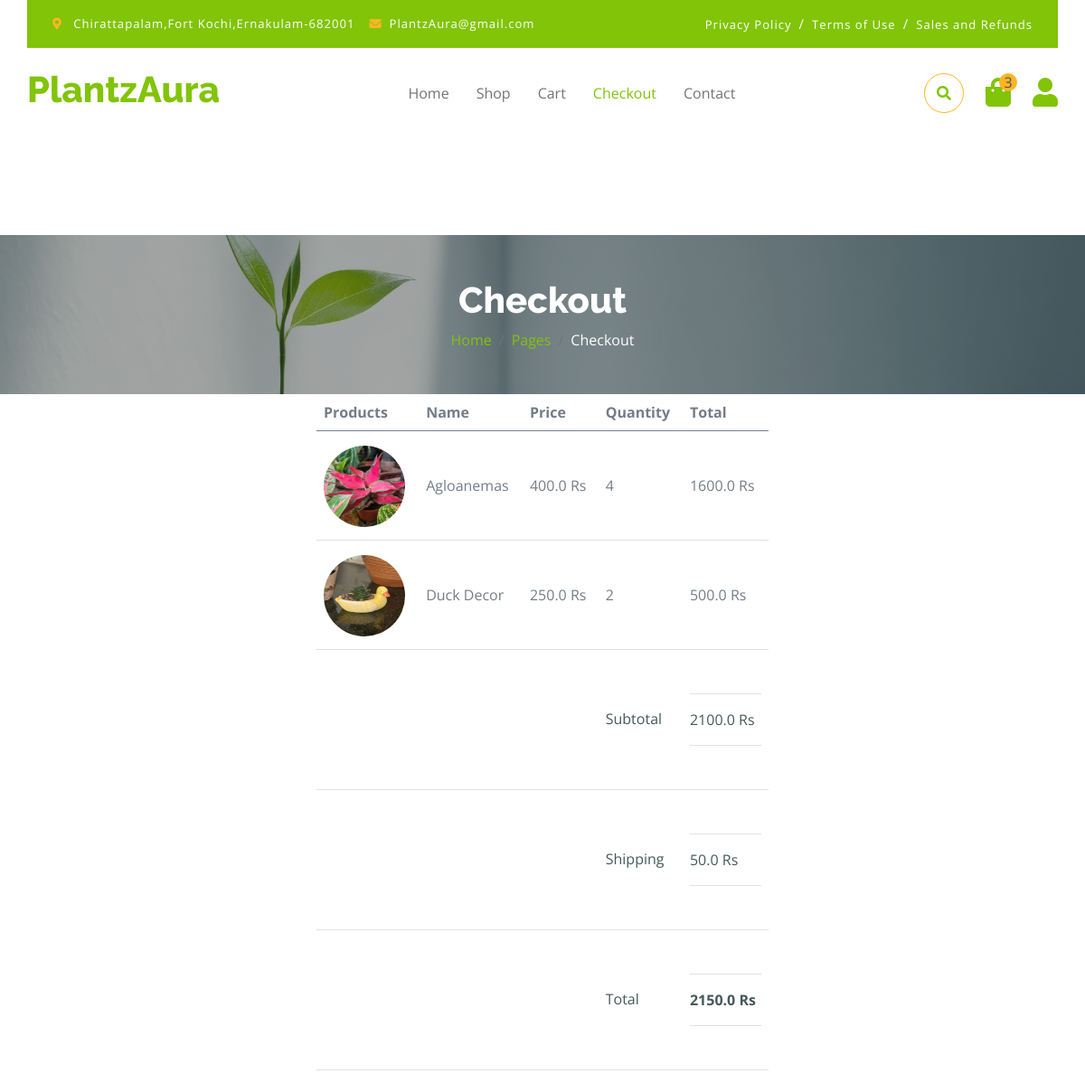
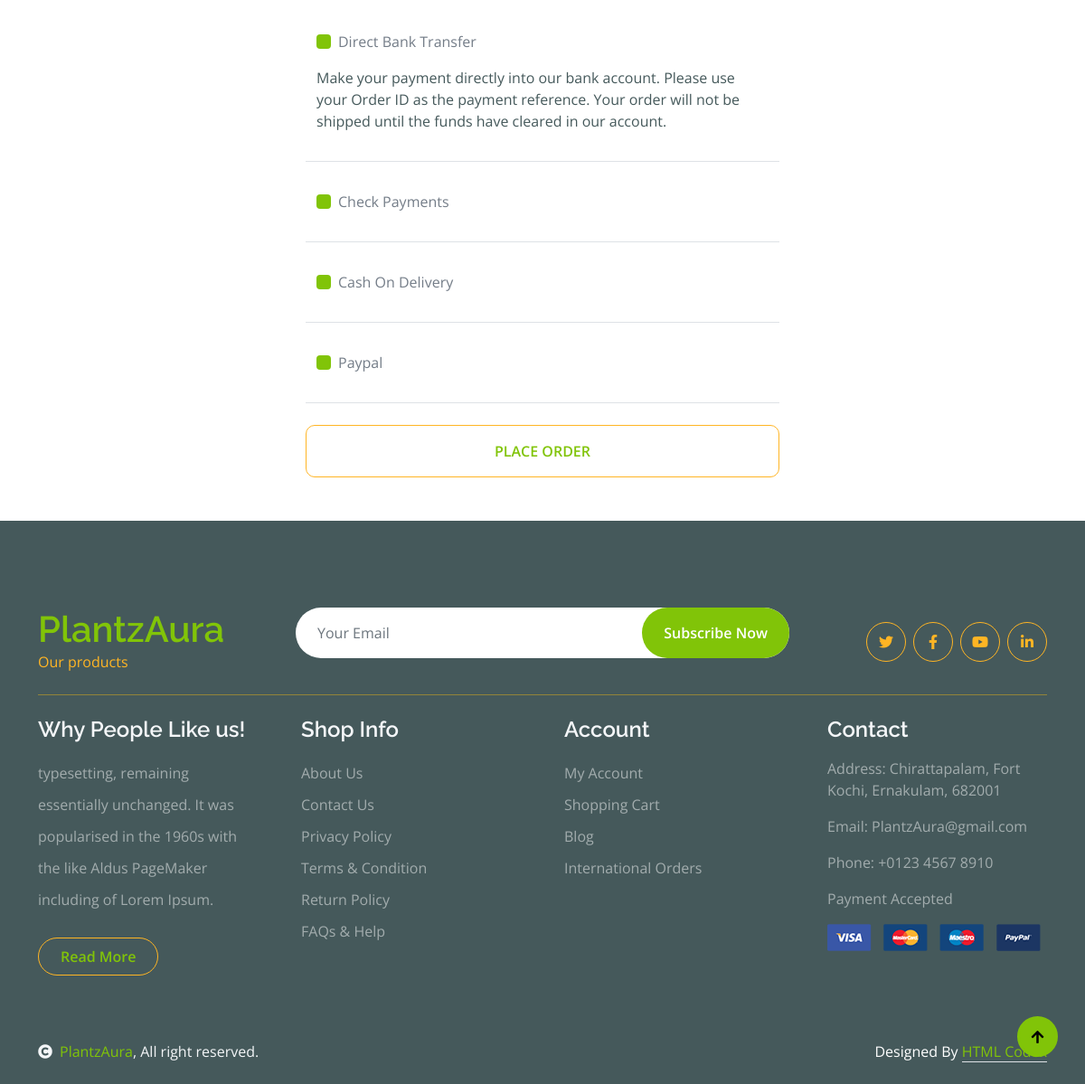
The page /checkout/ (signed in) on the database its author committed (2 pictures, top to bottom).
### App/models.py (models this page shows, shortened)
class CartItem(models.Model):
    quantity = models.PositiveIntegerField(default=1)
    added_on = models.DateTimeField(auto_now_add=True)
    user = models.ForeignKey(settings.AUTH_USER_MODEL, on_delete=models.CASCADE)
    product = models.ForeignKey(Product, on_delete=models.CASCADE)
    class Meta:
        unique_together = ('user', 'product')
    def total_price(self):
        try:
            return float(self.product.price) * int(self.quantity)
        except:
            return 0.0

class Product(models.Model):
    name = models.CharField(max_length=200)
    description = models.TextField()
    price = models.FloatField()  # changed from DecimalField to FloatField
    stock = models.IntegerField()
    image = models.ImageField(upload_to='products', null=True, blank=True)
    category = models.CharField(
        max_length=20,
        choices=[
            ('ordinary', 'Ordinary Plants'),
            ('exotic', 'Exotic'),
            ('fertilizer', 'Fertilizers & Accessories'),
            ('decor', 'Decor'),
        ],
        default='ordinary'
    )
    created_at = models.DateTimeField(auto_now_add=True)
    updated_at = models.DateTimeField(auto_now=True)

### App/views.py (the view)
# urls.py: path('checkout/',views.checkout, name='checkout'),
@login_required
def checkout(request):
    cart_items = CartItem.objects.filter(user=request.user)
    for item in cart_items:
        item.grand_total = float(item.product.price) * float(item.quantity)
    subtotal = sum(item.grand_total for item in cart_items)
    shipping = 50.0
    grand_total = subtotal + shipping
    return render(request, 'checkout.html', {
        'cart_items': cart_items,
        'subtotal': subtotal,
        'shipping': shipping,
        'grand_total': grand_total,
    })

### Templates/checkout.html (shortened to what this page needs)
<!DOCTYPE html>
<html lang="en">
{% load static %}
<head>
    <link rel="stylesheet" href="https://use.fontawesome.com/releases/v5.15.4/css/all.css" />
    <link href="https://cdn.jsdelivr.net/npm/bootstrap-icons@1.4.1/font/bootstrap-icons.css" rel="stylesheet">
    <link href="{% static 'lib/lightbox/css/lightbox.min.css' %}" rel="stylesheet">
    <link href="{% static 'lib/owlcarousel/assets/owl.carousel.min.css' %}" rel="stylesheet">
    <link href="{% static 'css/bootstrap.min.css' %}" rel="stylesheet">
    <link href="{% static 'css/style.css' %}" rel="stylesheet">
</head>
<body>
    <div class="container-fluid fixed-top">
        <div class="container topbar bg-primary d-none d-lg-block">
            <div class="d-flex justify-content-between">
                <div class="top-info ps-2">
                    <small class="me-3"><i class="fas fa-map-marker-alt me-2 text-secondary"></i> <a href="#"
                            class="text-white">Chirattapalam,Fort Kochi,Ernakulam-682001</a></small>
                    <small class="me-3"><i class="fas fa-envelope me-2 text-secondary"></i><a href="#"
                            class="text-white">PlantzAura@gmail.com</a></small>
                </div>
                <div class="top-link pe-2">
                    <a href="#" class="text-white"><small class="text-white mx-2">Privacy Policy</small>/</a>
                    <a href="#" class="text-white"><small class="text-white mx-2">Terms of Use</small>/</a>
                    <a href="#" class="text-white"><small class="text-white ms-2">Sales and Refunds</small></a>
                </div>
            </div>
        </div>
        <div class="container px-0">
            <nav class="navbar navbar-light bg-white navbar-expand-xl">
                <a href="{% url 'index' %}" class="navbar-brand">
                    <h1 class="text-primary display-6">PlantzAura</h1>
                </a>
                <div class="collapse navbar-collapse bg-white" id="navbarCollapse">
                    <div class="navbar-nav mx-auto">
                        <a href="{% url 'index' %}" class="nav-item nav-link">Home</a>
                        <a href="{% url 'shop' %}" class="nav-item nav-link">Shop</a>
                        <a href="{% url 'cart' %}" class="nav-item nav-link">Cart</a>
                        <a href="{% url 'checkout' %}" class="nav-item nav-link active">Checkout</a>
                        <a href="{% url 'contact' %}" class="nav-item nav-link">Contact</a>
                    </div>
                    <div class="d-flex m-3 me-0">
                        <button
                            class="btn-search btn border border-secondary btn-md-square rounded-circle bg-white me-4"
                            data-bs-toggle="modal" data-bs-target="#searchModal"><i
                                class="fas fa-search text-primary"></i></button>
                        <a href="{% url 'cart' %}" class="position-relative me-4 my-auto">
                            <i class="fa fa-shopping-bag fa-2x"></i>
                            <span
                                class="position-absolute bg-secondary rounded-circle d-flex align-items-center justify-content-center text-dark px-1"
                                style="top: -5px; left: 15px; height: 20px; min-width: 20px;">3</span>
                        </a>
                        <a href="{% url 'user_profile' %}" class="my-auto">
                            <i class="fas fa-user fa-2x"></i>
                        </a>
                    </div>
                </div>
            </nav>
        </div>
    </div>
    <div class="container-fluid page-header py-5">
        <h1 class="text-center text-white display-6">Checkout</h1>
        <ol class="breadcrumb justify-content-center mb-0">
            <li class="breadcrumb-item"><a href="#">Home</a></li>
            <li class="breadcrumb-item"><a href="#">Pages</a></li>
            <li class="breadcrumb-item active text-white">Checkout</li>
        </ol>
    </div>
    <div class="col-md-12 col-lg-6 col-xl-5 mx-auto">
        <div class="table-responsive">
            <table class="table">
                <thead>
                    <tr>
                        <th scope="col">Products</th>
                        <th scope="col">Name</th>
                        <th scope="col">Price</th>
                        <th scope="col">Quantity</th>
                        <th scope="col">Total</th>
                    </tr>
                </thead>
                <tbody>
                    {% for item in cart_items %}
                    <tr>
                        <th scope="row">
                            <div class="d-flex align-items-center mt-2">
                                <img src="{{ item.product.image.url }}" class="img-fluid rounded-circle"
                                    style="width: 90px; height: 90px;" alt="">
                            </div>
                        </th>
                        <td class="py-5">{{ item.product.name }}</td>
                        <td class="py-5">{{ item.product.price }} Rs</td>
                        <td class="py-5">{{ item.quantity }}</td>
                        <td class="py-5">{{ item.total_price }} Rs</td>
                    </tr>
                    {% empty %}
                    <tr>
                        <td colspan="5" class="text-center py-5">No items in cart.</td>
                    </tr>
                    {% endfor %}
                    <tr>
                        <th></th>
                        <td></td>
                        <td></td>
                        <td class="py-5">
                            <p class="mb-0 text-dark py-3">Subtotal</p>
                        </td>
                        <td class="py-5">
                            <div class="py-3 border-bottom border-top">
                                <p class="mb-0 text-dark">{{ subtotal }} Rs</p>
                            </div>
                        </td>
                    </tr>
                    <tr>
                        <th></th>
                        <td></td>
                        <td></td>
                        <td class="py-5">
                            <p class="mb-0 text-dark py-3">Shipping</p>
                        </td>
                        <td class="py-5">
                            <div class="py-3 border-bottom border-top">
                                <p class="mb-0 text-dark">{{ shipping }} Rs</p>
                            </div>
                        </td>
                    </tr>
                    <tr>
                        <th></th>
                        <td></td>
                        <td></td>
                        <td class="py-5">
                            <p class="mb-0 text-dark py-3">Total</p>
                        </td>
                        <td class="py-5">
                            <div class="py-3 border-bottom border-top">
                                <p class="mb-0 text-dark fw-bold">{{ grand_total }} Rs</p>
                            </div>
                        </td>
                    </tr>
                </tbody>
            </table>
        </div>
        <div class="row g-4 text-center align-items-center justify-content-center border-bottom py-3">
            <div class="col-12">
                <div class="form-check text-start my-3">
                    <input type="checkbox" class="form-check-input bg-primary border-0" id="Transfer-1" name="Transfer"
                        value="Transfer">
                    <label class="form-check-label" for="Transfer-1">Direct Bank Transfer</label>
                </div>
                <p class="text-start text-dark">Make your payment directly into our bank account. Please use your Order
                    ID as the payment reference. Your order will not be shipped until the funds have cleared in our
                    account.</p>
            </div>
        </div>
        <div class="row g-4 text-center align-items-center justify-content-center border-bottom py-3">
            <div class="col-12">
                <div class="form-check text-start my-3">
                    <input type="checkbox" class="form-check-input bg-primary border-0" id="Payments-1" name="Payments"
                        value="Payments">
                    <label class="form-check-label" for="Payments-1">Check Payments</label>
                </div>
            </div>
        </div>
        <div class="row g-4 text-center align-items-center justify-content-center border-bottom py-3">
            <div class="col-12">
                <div class="form-check text-start my-3">
                    <input type="checkbox" class="form-check-input bg-primary border-0" id="Delivery-1" name="Delivery"
                        value="Delivery">
                    <label class="form-check-label" for="Delivery-1">Cash On Delivery</label>
                </div>
            </div>
        </div>
        <div class="row g-4 text-center align-items-center justify-content-center border-bottom py-3">
            <div class="col-12">
                <div class="form-check text-start my-3">
                    <input type="checkbox" class="form-check-input bg-primary border-0" id="Paypal-1" name="Paypal"
                        value="Paypal">
                    <label class="form-check-label" for="Paypal-1">Paypal</label>
                </div>
            </div>
        </div>
        <div class="row g-4 text-center align-items-center justify-content-center pt-4">
            <a href="{% url 'payment' %}" class="btn border-secondary py-3 px-4 text-uppercase w-100 text-primary">Place
                Order</a>
        </div>
    </div>
    <div class="container-fluid bg-dark text-white-50 footer pt-5 mt-5">
        <div class="container py-5">
            <div class="pb-4 mb-4" style="border-bottom: 1px solid rgba(226, 175, 24, 0.5) ;">
                <div class="row g-4">
                    <div class="col-lg-3">
                        <a href="#">
                            <h1 class="text-primary mb-0">PlantzAura</h1>
                            <p class="text-secondary mb-0">Our products</p>
                        </a>
                    </div>
                    <div class="col-lg-6">
                        <div class="position-relative mx-auto">
                            <input class="form-control border-0 w-100 py-3 px-4 rounded-pill" type="number"
                                placeholder="Your Email">
                            <button type="submit"
                                class="btn btn-primary border-0 border-secondary py-3 px-4 position-absolute rounded-pill text-white"
                                style="top: 0; right: 0;">Subscribe Now</button>
                        </div>
                    </div>
                    <div class="col-lg-3">
                        <div class="d-flex justify-content-end pt-3">
                            <a class="btn  btn-outline-secondary me-2 btn-md-square rounded-circle" href=""><i
                                    class="fab fa-twitter"></i></a>
                            <a class="btn btn-outline-secondary me-2 btn-md-square rounded-circle" href=""><i
                                    class="fab fa-facebook-f"></i></a>
                            <a class="btn btn-outline-secondary me-2 btn-md-square rounded-circle" href=""><i
                                    class="fab fa-youtube"></i></a>
                            <a class="btn btn-outline-secondary btn-md-square rounded-circle" href=""><i
                                    class="fab fa-linkedin-in"></i></a>
                        </div>
                    </div>
                </div>
            </div>
            <div class="row g-5">
                <div class="col-lg-3 col-md-6">
                    <div class="footer-item">
                        <h4 class="text-light mb-3">Why People Like us!</h4>
                        <p class="mb-4">typesetting, remaining essentially unchanged. It was
                            popularised in the 1960s with the like Aldus PageMaker including of Lorem Ipsum.</p>
                        <a href="" class="btn border-secondary py-2 px-4 rounded-pill text-primary">Read More</a>
                    </div>
                </div>
                <div class="col-lg-3 col-md-6">
                    <div class="d-flex flex-column text-start footer-item">
                        <h4 class="text-light mb-3">Shop Info</h4>
                        <a class="btn-link" href="{% url 'about_us' %}">About Us</a>
                        <a class="btn-link" href="{% url 'contact' %}">Contact Us</a>
                        <a class="btn-link" href="">Privacy Policy</a>
                        <a class="btn-link" href="">Terms & Condition</a>
                        <a class="btn-link" href="">Return Policy</a>
                        <a class="btn-link" href="">FAQs & Help</a>
                    </div>
                </div>
                <div class="col-lg-3 col-md-6">
                    <div class="d-flex flex-column text-start footer-item">
                        <h4 class="text-light mb-3">Account</h4>
                        <a class="btn-link" href="{% url 'user_profile' %}">My Account</a>
                        <a class="btn-link" href="{% url 'cart' %}">Shopping Cart</a>
                        <a class="btn-link" href="{% url 'Blog' %}">Blog</a>
                        <a class="btn-link" href="">International Orders</a>
                    </div>
                </div>
                <div class="col-lg-3 col-md-6">
                    <div class="footer-item">
                        <h4 class="text-light mb-3">Contact</h4>
                        <p>Address: Chirattapalam, Fort Kochi, Ernakulam, 682001</p>
                        <p>Email: PlantzAura@gmail.com</p>
                        <p>Phone: +0123 4567 8910</p>
                        <p>Payment Accepted</p>
                        <img src="{% static 'img/payment.png' %}" class="img-fluid" alt="">
                    </div>
                </div>
            </div>
        </div>
    </div>
    <div class="container-fluid copyright bg-dark py-4">
        <div class="container">
            <div class="row">
                <div class="col-md-6 text-center text-md-start mb-3 mb-md-0">
                    <span class="text-light"><a href="#"><i class="fas fa-copyright text-light me-2"></i>PlantzAura</a>,
                        All right reserved.</span>
                </div>
                <div class="col-md-6 my-auto text-center text-md-end text-white">
                    Designed By <a class="border-bottom" href="https://htmlcodex.com">HTML Codex</a>
                </div>
            </div>
        </div>
    </div>
    <a href="#" class="btn btn-primary border-3 border-primary rounded-circle back-to-top"><i
            class="fa fa-arrow-up"></i></a>
</body>
</html>

### rows shown on the page
CartItem: product.image (picture), product.name "Agloanemas", product.price "400.0", quantity "4", total_price "1600.0"
CartItem: product.image (picture), product.name "Duck Decor", product.price "250.0", quantity "2", total_price "500.0"

### other values the page prints
{{ subtotal }} "2100.0"
{{ shipping }} "50.0"
{{ grand_total }} "2150.0"
